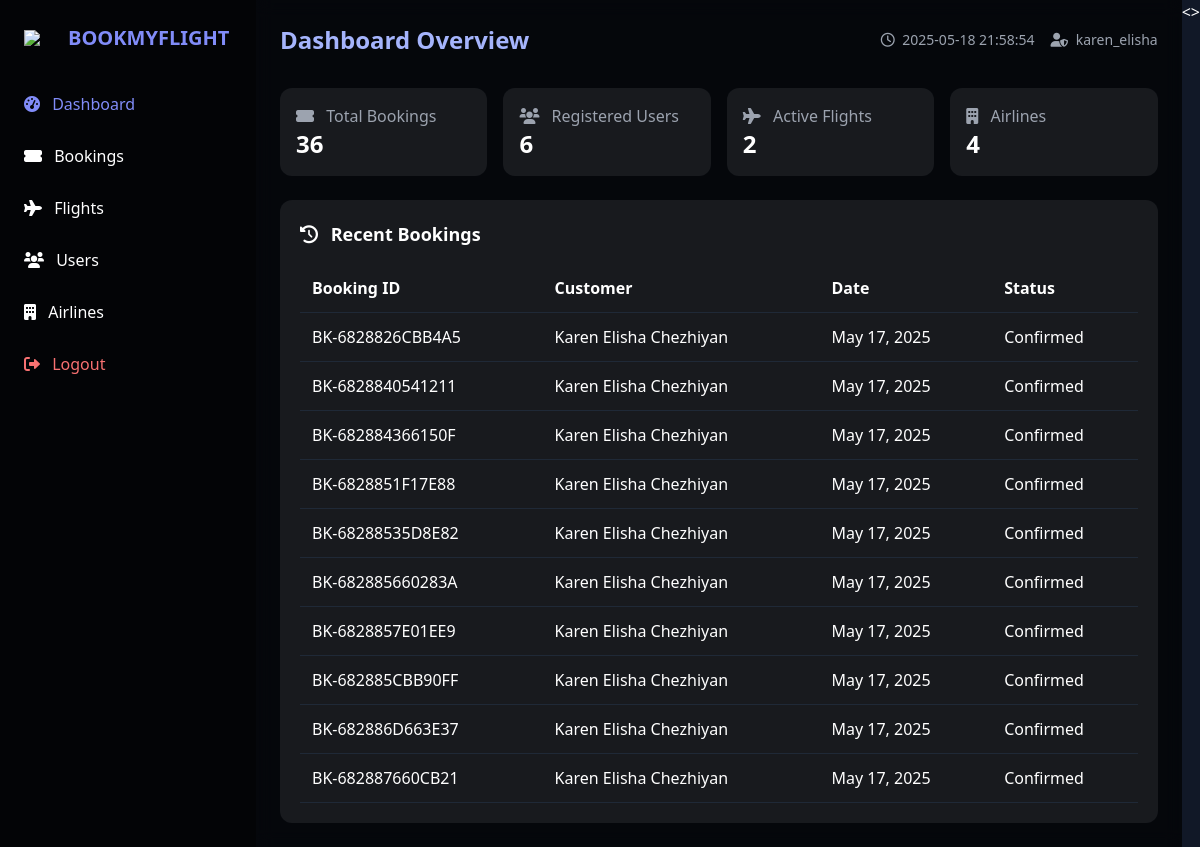
The app's page /admin-dashboard.php (signed in) with its own data.
### tables this page shows
CREATE TABLE `bookings` (
  `booking_id` int(11) NOT NULL,
  `booking_reference` varchar(20) NOT NULL,
  `user_id` int(11) NOT NULL,
  `flight_id` int(11) NOT NULL,
  `booking_date` datetime NOT NULL,
  `travel_date` date NOT NULL,
  `num_passengers` int(11) NOT NULL,
  `total_amount` decimal(10,2) NOT NULL,
  `contact_email` varchar(100) NOT NULL,
  `contact_phone` varchar(20) NOT NULL,
  `booking_status` enum('Pending','Confirmed','Cancelled') NOT NULL DEFAULT 'Pending',
  `payment_status` enum('Pending','Completed','Failed','Refunded') NOT NULL DEFAULT 'Pending',
  `payment_method` varchar(50) DEFAULT NULL,
  `created_at` datetime NOT NULL,
  `updated_at` datetime NOT NULL,
  `payment_details` varchar(255) DEFAULT NULL
);

CREATE TABLE `users` (
  `user_id` int(11) NOT NULL,
  `full_name` varchar(100) NOT NULL,
  `email` varchar(100) NOT NULL,
  `phone` varchar(15) NOT NULL,
  `password` varchar(255) NOT NULL,
  `member_since` timestamp NOT NULL DEFAULT current_timestamp(),
  `loyalty_points` int(11) DEFAULT 0,
  `loyalty_tier` enum('Bronze','Silver','Gold','Platinum') DEFAULT 'Bronze',
  `created_at` timestamp NULL DEFAULT current_timestamp()
);

### admin-dashboard.php (the view, shortened to what this page needs)
<?php
require_once 'db_connect.php';
$bookings_count = $mysqli->query("SELECT COUNT(*) FROM bookings")->fetch_row()[0];
$users_count = $mysqli->query("SELECT COUNT(*) FROM users")->fetch_row()[0];
$flights_count = $mysqli->query("SELECT COUNT(*) FROM flights")->fetch_row()[0];
$airlines_count = $mysqli->query("SELECT COUNT(*) FROM airlines")->fetch_row()[0];
$recent_bookings_result = $mysqli->query("SELECT b.*, u.full_name
                                      FROM bookings b
                                      JOIN users u ON b.user_id = u.user_id
                                      ORDER BY b.created_at DESC LIMIT 10");
$recent_bookings = $recent_bookings_result->fetch_all(MYSQLI_ASSOC);
$active_section = isset($_GET['section']) ? $_GET['section'] : 'dashboard';
?>
<!DOCTYPE html>
<html lang="en">
<head>
  <script src="https://cdn.tailwindcss.com"></script>
  <link rel="stylesheet" href="https://cdnjs.cloudflare.com/ajax/libs/font-awesome/6.0.0/css/all.min.css">
</head>
<body class="bg-gray-900 text-white min-h-screen flex">
  <aside class="sidebar w-64 p-6 hidden md:block">
    <div class="flex items-center mb-8">
      <img src="https://img.icons8.com/ios-filled/50/ffffff/airplane-mode-on.png" class="w-8 mr-3">
      <h1 class="text-xl font-bold text-indigo-400">BOOKMYFLIGHT</h1>
    </div>
    <nav class="space-y-3">
      <a href="?section=dashboard" class="block nav-item py-2 <?= $active_section === 'dashboard' ? 'text-indigo-400' : '' ?>">
        <i class="fas fa-tachometer-alt mr-2"></i> Dashboard
      </a>
      <a href="?section=bookings" class="block nav-item py-2 <?= $active_section === 'bookings' ? 'text-indigo-400' : '' ?>">
        <i class="fas fa-ticket-alt mr-2"></i> Bookings
      </a>
      <a href="?section=flights" class="block nav-item py-2 <?= $active_section === 'flights' ? 'text-indigo-400' : '' ?>">
        <i class="fas fa-plane mr-2"></i> Flights
      </a>
      <a href="?section=users" class="block nav-item py-2 <?= $active_section === 'users' ? 'text-indigo-400' : '' ?>">
        <i class="fas fa-users mr-2"></i> Users
      </a>
      <a href="?section=airlines" class="block nav-item py-2 <?= $active_section === 'airlines' ? 'text-indigo-400' : '' ?>">
        <i class="fas fa-building mr-2"></i> Airlines
      </a>
      <a href="?logout" class="block nav-item py-2 text-red-400 mt-8">
        <i class="fas fa-sign-out-alt mr-2"></i> Logout
      </a>
    </nav>
  </aside>
  <main class="main-content flex-1 p-6 overflow-y-auto">
    <header class="flex justify-between items-center mb-8">
      <h2 class="text-2xl font-bold text-indigo-300">
        <?= ucfirst($active_section) ?> <?= $active_section === 'dashboard' ? 'Overview' : '' ?>
      </h2>
      <div class="flex items-center space-x-4">
        <span class="text-sm text-gray-400">
          <i class="far fa-clock mr-1"></i> <?= date('Y-m-d H:i:s') ?>
        </span>
        <span class="text-sm text-gray-400">
          <i class="fas fa-user-shield mr-1"></i> <?= $_SESSION['admin_username'] ?>
        </span>
      </div>
    </header>
    <section id="dashboardSection" class="section <?= $active_section === 'dashboard' ? 'active' : '' ?>">
      <div class="grid grid-cols-1 md:grid-cols-2 lg:grid-cols-4 gap-4 mb-6">
        <div class="card p-4 rounded-xl">
          <div class="text-gray-400"><i class="fas fa-ticket-alt mr-2"></i> Total Bookings</div>
          <div class="text-2xl font-bold"><?= $bookings_count ?></div>
        </div>
        <div class="card p-4 rounded-xl">
          <div class="text-gray-400"><i class="fas fa-users mr-2"></i> Registered Users</div>
          <div class="text-2xl font-bold"><?= $users_count ?></div>
        </div>
        <div class="card p-4 rounded-xl">
          <div class="text-gray-400"><i class="fas fa-plane mr-2"></i> Active Flights</div>
          <div class="text-2xl font-bold"><?= $flights_count ?></div>
        </div>
        <div class="card p-4 rounded-xl">
          <div class="text-gray-400"><i class="fas fa-building mr-2"></i> Airlines</div>
          <div class="text-2xl font-bold"><?= $airlines_count ?></div>
        </div>
      </div>
        <div class="card p-5 rounded-xl lg:col-span-2">
          <h3 class="text-lg font-semibold mb-4"><i class="fas fa-history mr-2"></i> Recent Bookings</h3>
          <div class="overflow-x-auto">
            <table class="w-full">
              <thead>
                <tr class="border-b border-gray-800 text-left">
                  <th class="p-3">Booking ID</th>
                  <th class="p-3">Customer</th>
                  <th class="p-3">Date</th>
                  <th class="p-3">Status</th>
                </tr>
              </thead>
              <tbody>
                <?php foreach ($recent_bookings as $booking): ?>
                <tr class="table-row border-b border-gray-800">
                  <td class="p-3"><?= $booking['booking_reference'] ?></td>
                  <td class="p-3"><?= $booking['full_name'] ?></td>
                  <td class="p-3"><?= date('M d, Y', strtotime($booking['booking_date'])) ?></td>
                  <td class="p-3">
                    <span class="badge <?=
                      $booking['booking_status'] === 'Confirmed' ? 'badge-success' :
                      ($booking['booking_status'] === 'Pending' ? 'badge-warning' : 'badge-danger')
                    ?>">
                      <?= $booking['booking_status'] ?>
                    </span>
                  </td>
                </tr>
                <?php endforeach; ?>
              </tbody>
            </table>
          </div>
        </div>
    </section>
  </main>
  <>
</body>
</html>

### admin-dashboard.php (style rules this page uses)
.sidebar { background: rgba(0, 0, 0, 0.85); }
.main-content { background: rgba(0, 0, 0, 0.7); backdrop-filter: blur(8px); }
.card { background: rgba(255, 255, 255, 0.08); transition: all 0.3s ease; }
.nav-item { transition: color 0.2s ease; }
.section { display: none; opacity: 0; transition: opacity 0.3s ease; }
.section.active { display: block; opacity: 1; }
.badge { @apply px-2 py-1 rounded text-xs; }
.badge-success { @apply bg-green-900 text-green-300; }

### records on screen
bookings: booking_reference "BK-6828826CBB4A5", user.full_name "Karen Elisha Chezhiyan", booking_date "May 17, 2025", booking_status "Confirmed"
bookings: booking_reference "BK-6828840541211", user.full_name "Karen Elisha Chezhiyan", booking_date "May 17, 2025", booking_status "Confirmed"
bookings: booking_reference "BK-682884366150F", user.full_name "Karen Elisha Chezhiyan", booking_date "May 17, 2025", booking_status "Confirmed"
bookings: booking_reference "BK-6828851F17E88", user.full_name "Karen Elisha Chezhiyan", booking_date "May 17, 2025", booking_status "Confirmed"
bookings: booking_reference "BK-68288535D8E82", user.full_name "Karen Elisha Chezhiyan", booking_date "May 17, 2025", booking_status "Confirmed"
bookings: booking_reference "BK-682885660283A", user.full_name "Karen Elisha Chezhiyan", booking_date "May 17, 2025", booking_status "Confirmed"
bookings: booking_reference "BK-6828857E01EE9", user.full_name "Karen Elisha Chezhiyan", booking_date "May 17, 2025", booking_status "Confirmed"
bookings: booking_reference "BK-682885CBB90FF", user.full_name "Karen Elisha Chezhiyan", booking_date "May 17, 2025", booking_status "Confirmed"
bookings: booking_reference "BK-682886D663E37", user.full_name "Karen Elisha Chezhiyan", booking_date "May 17, 2025", booking_status "Confirmed"
bookings: booking_reference "BK-682887660CB21", user.full_name "Karen Elisha Chezhiyan", booking_date "May 17, 2025", booking_status "Confirmed"

### other values on screen
$active_section "Dashboard"
$_SESSION['admin_username'] "karen_elisha"
$bookings_count "36"
$users_count "6"
$flights_count "2"
$airlines_count "4"
